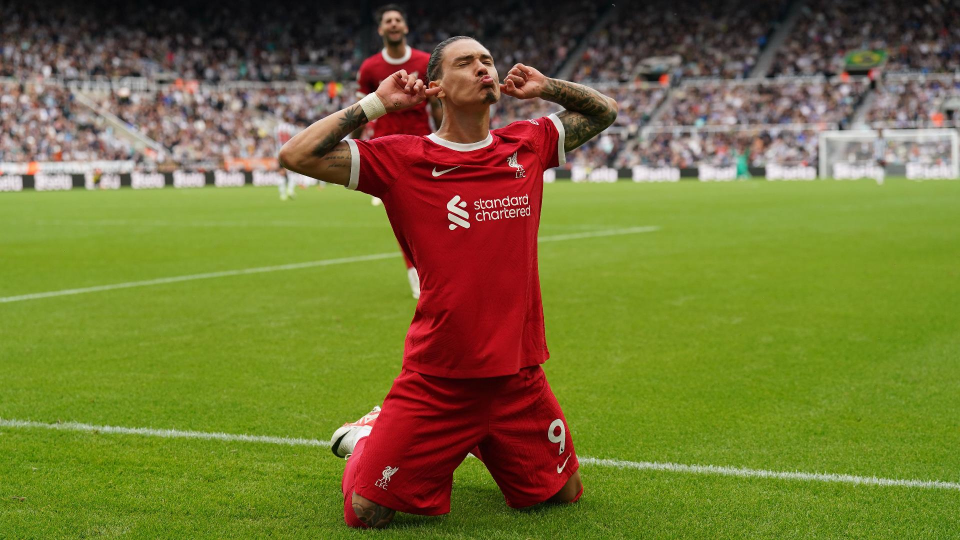
%> input picture CA3/Nunez.jpg, 1920 x 1080 px (shown at 1/2 size)
$ octave p1.m   (GNU Octave 9; MATLAB toolbox functions it lacks are replaced by stand-ins)
%> lines starting %> are read from the running program, lines starting %| are printed output that depends on the picture; in (x1, y1, x2, y2) boxes, pixels count from 0 and x2, y2 are one past the last pixel; in counts of white or black regions, pixels touching at a corner belong together; the program's own positions count from 1
### CA3/coding.m
function encoded_img = coding(msg, gray_img, map_set)
    msg_code = '';
    for i = 1 : length(msg)
        char_code = map_set{2, strcmp(map_set(1, :), msg(i))};
        msg_code = [msg_code, char_code];
    end
    msg_code = [msg_code];

    [height, width, ~] = size(gray_img);

    if length(msg_code) > height * width
        error("size of msg binary code is bigger than pixels of the image.");
    end

    encoded_img = gray_img;

    for i = 1 : length(msg_code)
        row = floor((i-1) / width) + 1;
        col = mod((i-1), width) + 1;

        pixel = encoded_img(row, col);
        parity = mod(pixel , 2);
        desired_parity = msg_code(i) - '0';
        if parity ~= desired_parity
            encoded_img(row, col) = encoded_img(row, col) + desired_parity - parity;
        end

    end
end

### CA3/decoding.m
function decoded_msg = decoding(encoded_img, map_set)
    binary_code = '';
    decoded_msg = '';
    [height, width, ~] = size(encoded_img);
    num_of_pixels = width * height;

    for i = 1 : num_of_pixels
        row = floor((i - 1) / width) + 1;
        col = mod((i - 1), width) + 1;
        pixel = encoded_img(row, col);
        parity = mod(pixel , 2);
        binary_code = [binary_code, num2str(parity)];
        if length(binary_code) == length(map_set{2, 1})
            decoded_msg = [decoded_msg, map_set{1, strcmp(map_set(2, :), binary_code)}];
            binary_code = '';
            if decoded_msg(end) == ';'
                break;
            end
        end
    end
end

### CA3/p1.m
map_set = cell(2, 32);

letters = ['a':'z'];
for i = 1:numel(letters)
    binary_string = dec2bin(i-1, 5);
    map_set{1, i} = letters(i);
    map_set{2, i} = binary_string;
end

special_chars = [' ', '!', '.', ',', '"', ';'];
for i = 1:numel(special_chars)
    binary_string = dec2bin(i+25, 5);
    map_set{1, i+26} = special_chars(i);
    map_set{2, i+26} = binary_string;
end

WIDTH_RESIZE = 800;
HEIGHT_RESIZE = 1000;
IMAGE_PATH = "Nunez.jpg";

img = imread(IMAGE_PATH);
%> img is the input picture: size 1080x1920x3 uint8; mean R, G, B 116.8, 114.9, 53.4
img = imresize(img, [WIDTH_RESIZE HEIGHT_RESIZE]);
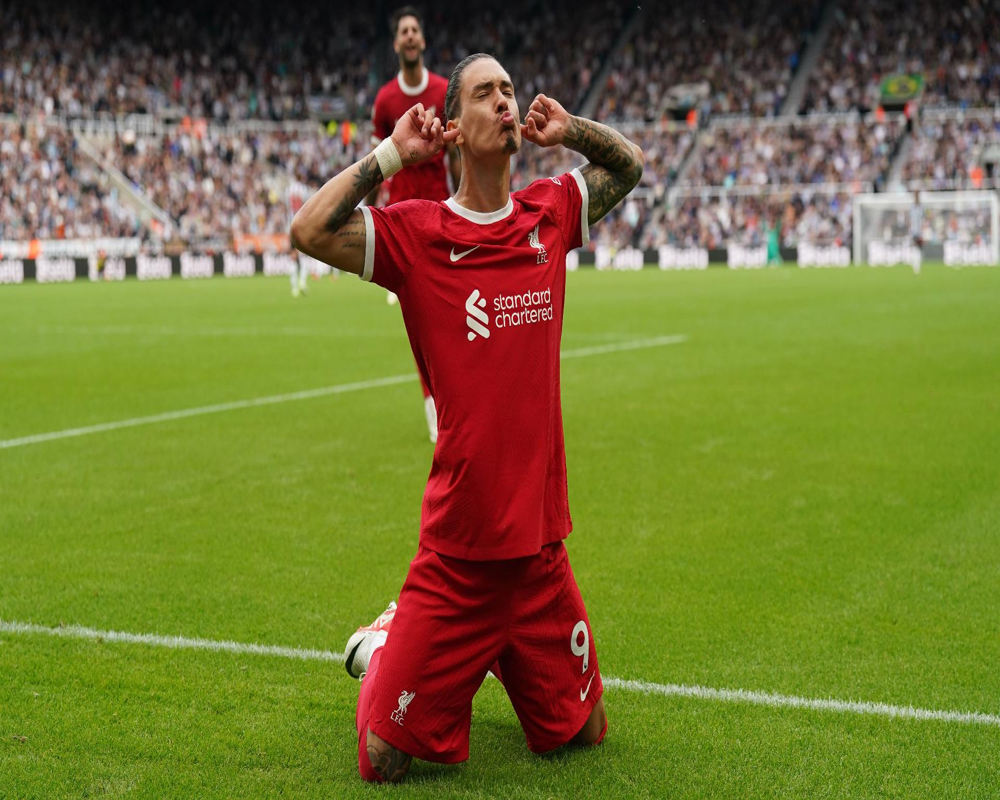
%> img: size 800x1000x3 uint8; mean R, G, B 116.8, 114.9, 53.4
gray = rgb2gray(img);
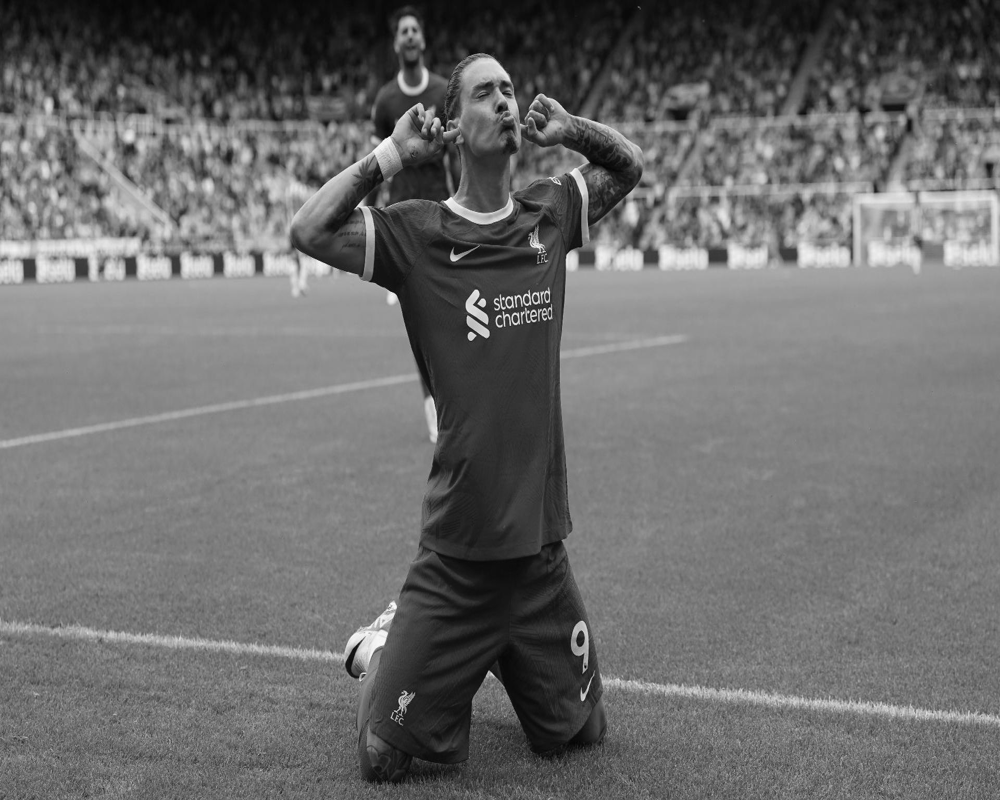
%> gray: size 800x1000 uint8; min 1, max 255, mean 108.5

msg = 'nunez nunez nunez;';

encoded_img = coding(msg, gray, map_set);
%> the loop in coding, `for i = 1 : length(msg_code)` made 90 passes
%> (pixel, parity) on passes 1 to 12: (19, 1), (19, 1), (15, 1), (12, 0), (9, 1), (7, 1), (6, 0), (6, 0), (7, 1), (9, 1), (13, 1), (17, 1)
%> after the loop in coding, `for i = 1 : length(msg_code)`: encoded_img: size 800x1000 uint8; 0.01% of pixels changed, all inside (x1, y1, x2, y2) = (0, 0, 90, 1)

figure
subplot(1,2,1)
imshow(gray)
title('Original Image')

subplot(1,2,2)
imshow(encoded_img)
title('Encoded Image')

decoded_msg = decoding(encoded_img, map_set);
%> the loop in decoding, `for i = 1 : num_of_pixels` made 90 passes
%> (pixel, parity, decoded_msg) on passes 5, 10, 15, 20, 25, 30, 35, 40, 45, 50, 55, 60: (9, 1, 'n'), (8, 0, 'nu'), (17, 1, 'nun'), (14, 0, 'nune'), (15, 1, 'nunez'), (14, 0, 'nunez '), (15, 1, 'nunez n'), (20, 0, 'nunez nu'), (19, 1, 'nunez nun'), (18, 0, 'nunez nune'), (17, 1, 'nunez nunez'), (14, 0, 'nunez nunez ')
%> (pixel, parity) on passes 1, 2, 3, 4, 6, 7: (18, 0), (19, 1), (15, 1), (12, 0), (7, 1), (6, 0)
%> after the loop in decoding, `for i = 1 : num_of_pixels`: decoded_msg = 'nunez nunez nunez;'
%> decoded_msg = 'nunez nunez nunez;'

fprintf("the hidden message is %s\n", decoded_msg);
%| the hidden message is nunez nunez nunez;

$ run again, with CA3/PCB.jpg copied over CA3/Nunez.jpg
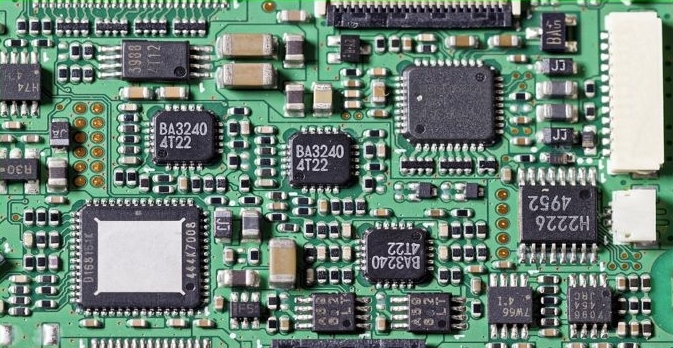
%> input picture CA3/PCB.jpg, 673 x 348 px
%> img is the input picture: size 348x673x3 uint8; mean R, G, B 106.9, 128.7, 116.9
%> `img = imresize(img, [WIDTH_RESIZE HEIGHT_RESIZE]);`:
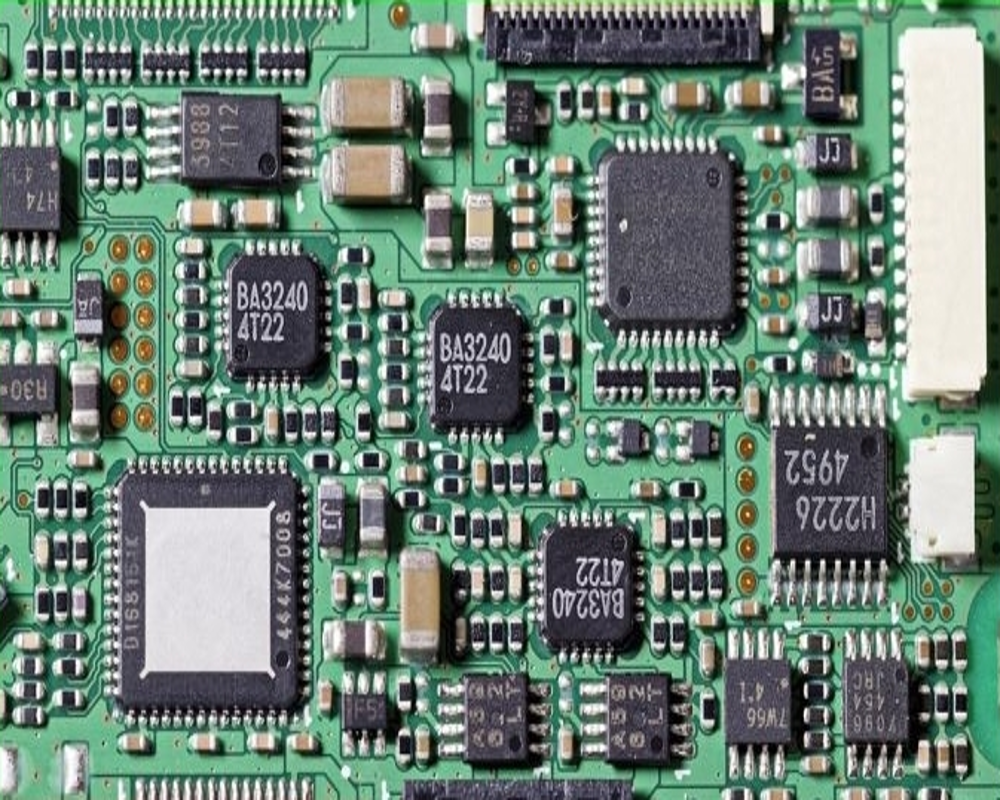
%> img: size 800x1000x3 uint8; mean R, G, B 106.9, 128.7, 116.9
%> `gray = rgb2gray(img);`:
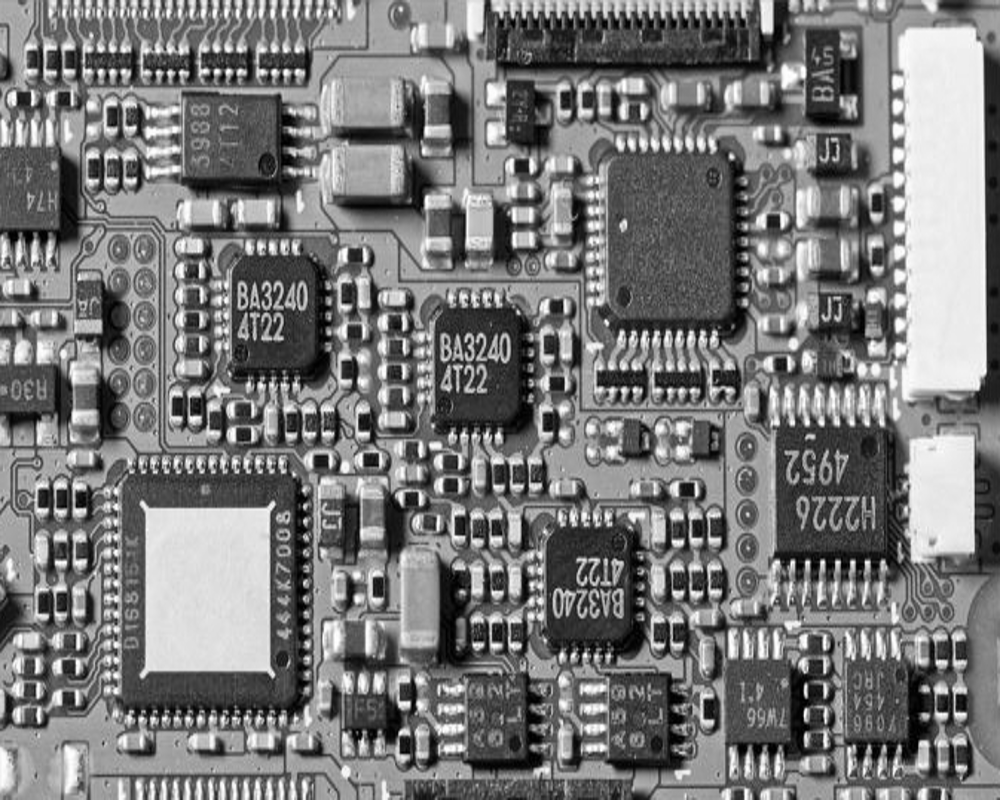
%> gray: size 800x1000 uint8; min 0, max 255, mean 120.9
%> the loop in coding, `for i = 1 : length(msg_code)` made 90 passes
%> (pixel, parity) on passes 1 to 8: (165, 1), (166, 0), (165, 1), (163, 1), (163, 1), (163, 1), (162, 0), (162, 0)
%> the loop in decoding, `for i = 1 : num_of_pixels` made 90 passes
%> (pixel, parity, decoded_msg) on passes 5, 10, 15, 20, 25, 30, 35, 40: (163, 1, 'n'), (164, 0, 'nu'), (165, 1, 'nun'), (86, 0, 'nune'), (101, 1, 'nunez'), (170, 0, 'nunez '), (113, 1, 'nunez n'), (104, 0, 'nunez nu')
%> after the loop in decoding, `for i = 1 : num_of_pixels`: decoded_msg = 'nunez nunez nunez;'
%| the hidden message is nunez nunez nunez;
